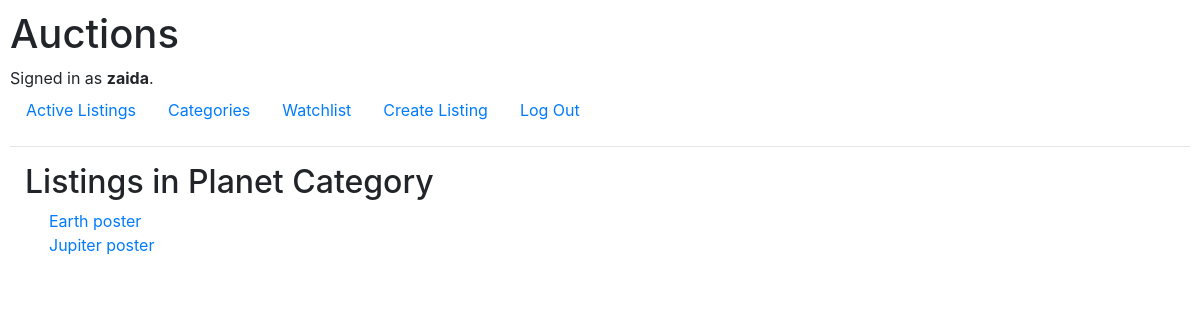
/listingsByCategory/Planet (signed in), run on the app's committed database.
### auctions/models.py (models this page shows, shortened)
class User(AbstractUser):
    pass

class Category(models.Model):
    category_name = models.CharField(max_length=64)

class Listing(models.Model):
    title = models.CharField(max_length=64)
    description = models.CharField(max_length=400)
    starting_bid = models.ForeignKey(Bid, on_delete=models.CASCADE, blank=True, related_name="startingBid", default=0)
    image_url = models.CharField(max_length=1000)
    owner = models.ForeignKey(User, on_delete=models.CASCADE, blank=True, related_name="user")
    category = models.ForeignKey(Category, on_delete=models.CASCADE, blank=True, related_name="category")
    is_active = models.BooleanField(default=True)
    watchlist = models.ManyToManyField(User, blank=True, related_name="watchlistListing")
    bid_counter = models.IntegerField(default = 0)

### auctions/views.py (the view)
# urls.py: path("listingsByCategory/<str:category>", views.listingsByCategory, name="listingsByCategory"),
def listingsByCategory(request, category):
    cat = Category.objects.get(category_name = category)
    listingsByCategory = Listing.objects.filter(category = cat)
    return render(request, 'auctions/listingsByCategory.html', {
        "category": category,
        "listingsByCategory": listingsByCategory
    })

### auctions/templates/auctions/listingsByCategory.html
{% extends 'auctions/layout.html' %} {% block body %}
<div class="container-fluid">
  <h2>Listings in {{ category }} Category</h2>
  <ul class="list-unstyled ml-4">
    {% if not listingsByCategory %}
    <p>No listings in this Category</p>
    {% else %} {% for listing in listingsByCategory %}
    <li>
      <a href="{% url 'listing' listing.id %}"> {{ listing.title}}</a>
    </li>
    {% endfor %}
  </ul>
  {% endif %}
</div>
{% endblock %}

### auctions/templates/auctions/layout.html (shortened to what this page needs)
{% load static %}
<!DOCTYPE html>
<html lang="en">
  <head>
    <link
      rel="stylesheet"
      href="https://stackpath.bootstrapcdn.com/bootstrap/4.4.1/css/bootstrap.min.css"
    />
    <link href="{% static 'auctions/styles.css' %}" rel="stylesheet" />
  </head>
  <body>
    <h1>Auctions</h1>
    <div>
      {% if user.is_authenticated %} Signed in as
      <strong>{{ user.username }}</strong>. {% else %} Not signed in. {% endif%}
    </div>
    <ul class="nav">
      <li class="nav-item">
        <a class="nav-link" href="{% url 'index' %}">Active Listings</a>
      </li>
      {% if user.is_authenticated %}
      <li class="nav-item">
        <a class="nav-link" href="{% url 'category' %}">Categories</a>
      </li>
      <li class="nav-item">
        <a class="nav-link" href="{% url 'watchlist' %}">Watchlist</a>
      </li>
      <li class="nav-item">
        <a class="nav-link" href="{% url 'new_listing' %}">Create Listing</a>
      </li>
      <li class="nav-item">
        <a class="nav-link" href="{% url 'logout' %}">Log Out</a>
      </li>
      {% endif %}
    </ul>
    <hr />
    {% block body %} {% endblock %}
  </body>
</html>

### auctions/static/auctions/styles.css (style rules this page uses)
body { padding: 10px; }

### data on the page
User: username "zaida"
Category: category_name "Planet"
Listing: title "Earth poster"
Listing: title "Jupiter poster"
